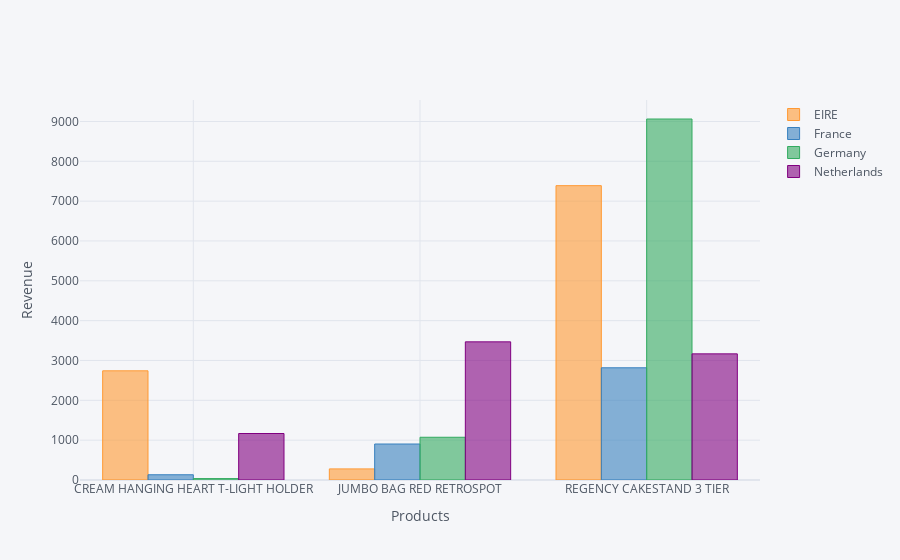

Notebook code cell kept with this figure:
### Code cell
data5p=data5p.reset_index()
data5p.iplot(kind='bar', x='Description', xTitle='Products', 
         yTitle='Revenue')

### Figure 1 — Plotly figure (JSON) as saved in the notebook; plotly's stock layout.template omitted (floating-point values rounded to 4 significant figures)
{"data": [{"marker": {"color": "rgba(255, 153, 51, 0.6)", "line": {"color": "rgba(255, 153, 51, 1.0)", "width": 1}}, "name": "EIRE", "orientation": "v", "text": "", "type": "bar", "x": ["CREAM HANGING HEART T-LIGHT HOLDER", "JUMBO BAG RED RETROSPOT", "REGENCY CAKESTAND 3 TIER"], "y": [2741.0, 278.7, 7389.0]}, {"marker": {"color": "rgba(55, 128, 191, 0.6)", "line": {"color": "rgba(55, 128, 191, 1.0)", "width": 1}}, "name": "France", "orientation": "v", "text": "", "type": "bar", "x": ["CREAM HANGING HEART T-LIGHT HOLDER", "JUMBO BAG RED RETROSPOT", "REGENCY CAKESTAND 3 TIER"], "y": [131.8, 903.4, 2817.0]}, {"marker": {"color": "rgba(50, 171, 96, 0.6)", "line": {"color": "rgba(50, 171, 96, 1.0)", "width": 1}}, "name": "Germany", "orientation": "v", "text": "", "type": "bar", "x": ["CREAM HANGING HEART T-LIGHT HOLDER", "JUMBO BAG RED RETROSPOT", "REGENCY CAKESTAND 3 TIER"], "y": [35.4, 1073.0, 9062.0]}, {"marker": {"color": "rgba(128, 0, 128, 0.6)", "line": {"color": "rgba(128, 0, 128, 1.0)", "width": 1}}, "name": "Netherlands", "orientation": "v", "text": "", "type": "bar", "x": ["CREAM HANGING HEART T-LIGHT HOLDER", "JUMBO BAG RED RETROSPOT", "REGENCY CAKESTAND 3 TIER"], "y": [1167, 3468, 3166.0]}], "layout": {"legend": {"bgcolor": "#F5F6F9", "font": {"color": "#4D5663"}}, "paper_bgcolor": "#F5F6F9", "plot_bgcolor": "#F5F6F9", "title": {"font": {"color": "#4D5663"}}, "xaxis": {"gridcolor": "#E1E5ED", "showgrid": true, "tickfont": {"color": "#4D5663"}, "title": {"font": {"color": "#4D5663"}, "text": "Products"}, "zerolinecolor": "#E1E5ED"}, "yaxis": {"gridcolor": "#E1E5ED", "showgrid": true, "tickfont": {"color": "#4D5663"}, "title": {"font": {"color": "#4D5663"}, "text": "Revenue"}, "zerolinecolor": "#E1E5ED"}}}
